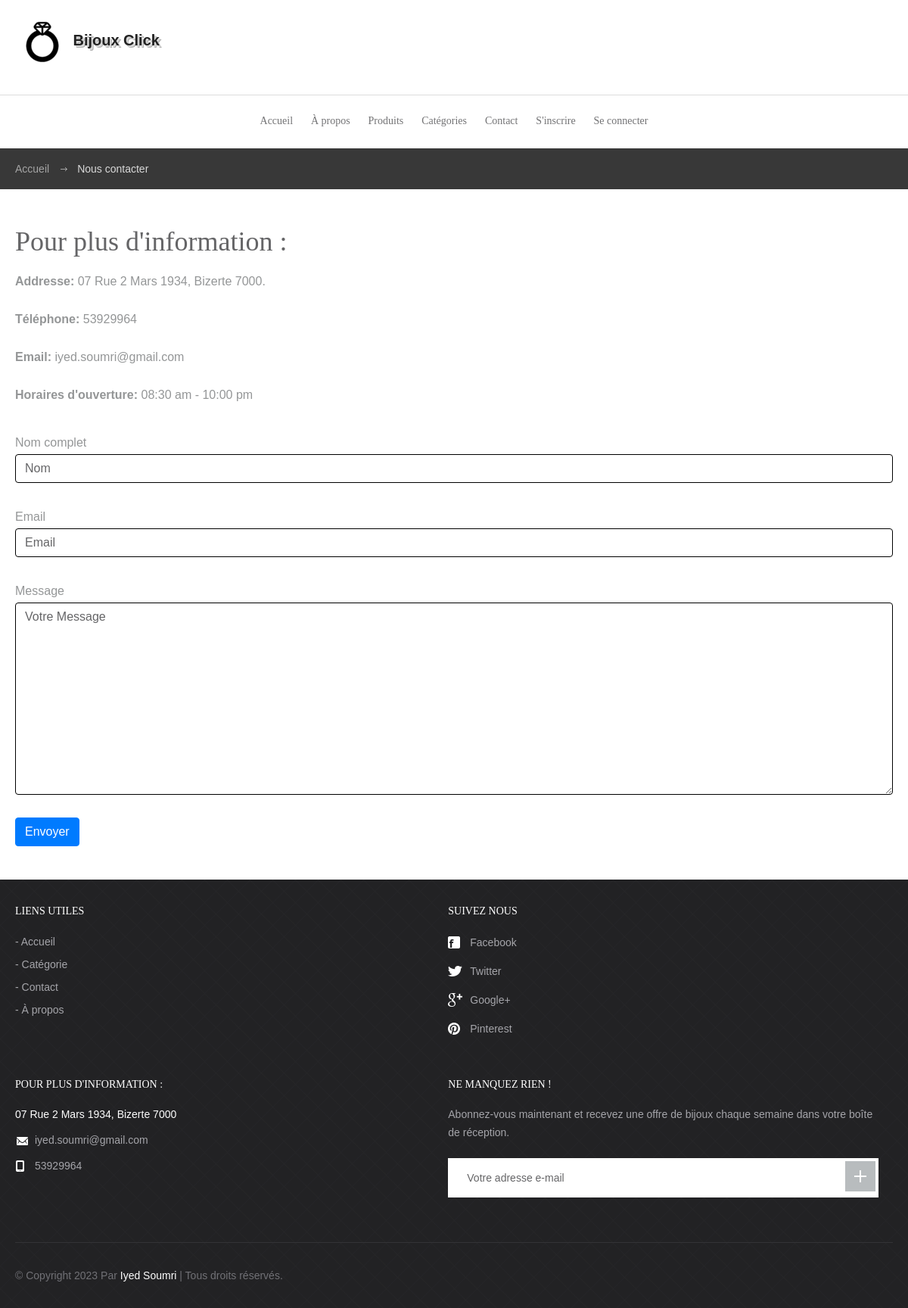
Page /BijouxClick/contact.php on the committed database.
### tables this page shows
CREATE TABLE `tblpage` (
  `ID` int(10) NOT NULL,
  `PageType` varchar(200) DEFAULT NULL,
  `PageTitle` mediumtext DEFAULT NULL,
  `PageDescription` mediumtext DEFAULT NULL,
  `Email` varchar(200) DEFAULT NULL,
  `MobileNumber` bigint(10) DEFAULT NULL,
  `UpdationDate` date DEFAULT NULL,
  `Timing` varchar(200) NOT NULL
);

### BijouxClick/contact.php (the view, shortened to what this page needs)
<?php
include('includes/config.php');
?>
<!DOCTYPE html>
<html lang="fr">
<head>
    <link rel="stylesheet" media="all" href="css/style.css">
</head>
<body>
<?php include_once('includes/header.php'); ?>
<div id="breadcrumbs">
    <div class="container">
        <ul>
            <li><a href="dashboard.php">Accueil</a></li>
            <li>Nous contacter</li>
        </ul>
    </div>
</div>
<div id="body">
    <div class="container">
        <div id="content" class="full">
            <?php
            $ret = mysqli_query($con, "SELECT * FROM tblpage WHERE PageType='contactus'");
            while ($row = mysqli_fetch_array($ret)) {
                ?>
                <h1><?php echo $row['PageTitle']; ?></h1>
                <div class="entry">
                    <p><strong>Addresse: </strong><?php echo $row['PageDescription']; ?>.</p>
                    <p><strong>Téléphone: </strong><?php echo $row['MobileNumber']; ?></p>
                    <p><strong>Email: </strong><?php echo $row['Email']; ?></p>
                    <p><strong>Horaires d'ouverture: </strong><?php echo $row['Timing']; ?></p>
                <?php } ?>
                <div class="cart-table">
                    <form action="#" method="post">
                        <label> Nom complet</label>
                        <input type="text" placeholder="Nom" required="true" name="name" class="form-control">
                        <br>
                        <label> Email</label>
                        <input type="email" placeholder="Email" required="true" name="email" class="form-control">
                        <br>
                        <label> Message</label>
                        <textarea rows="10" placeholder="Votre Message" required="true" name="message" class="form-control"></textarea>
                        <br>
                        <button class="btn btn-primary" type="submit" name="submit">Envoyer</button>
                    </form>
                </div>
            </div>
        </div>
    </div>
</div>
<?php include_once('includes/footer.php'); ?>
</body>
</html>

### BijouxClick/includes/footer.php (shortened to what this page needs)
<footer id="footer">
              <div class="container">
                     <div class="cols">
                            <div class="col">
                                   <h3>Liens utiles</h3>
                                   <ul>
                                          <li><a href="index.php">Accueil</a></li>
                                          <li><a href="category.php">Catégorie</a></li>
                                          <li><a href="contact.php">Contact</a></li>
                                          <li><a href="about.php">À propos</a></li>
                                   </ul>
                            </div>
                            <div class="col media">
                                   <h3>Suivez nous</h3>
                                   <ul class="social">
                                          <li><a href="https://www.facebook.com/IyedSoumriOfficial/"><span class="ico ico-fb"></span>Facebook</a></li>
                                          <li><a href="https://twitter.com/login?lang=fr"><span class="ico ico-tw"></span>Twitter</a></li>
                                          <li><a href="https://accounts.google.com/ServiceLogin?ltmpl=mobNH"><span class="ico ico-gp"></span>Google+</a></li>
                                          <li><a href="https://www.pinterest.fr/"><span class="ico ico-pi"></span>Pinterest</a></li>
                                   </ul>
                            </div>
                            <div class="col contact">
                                   <?php
$ret=mysqli_query($con,"select * from tblpage where PageType='contactus' ");
while ($row=mysqli_fetch_array($ret)) {
?>
                                   <h3><?php  echo $row['PageTitle'];?></h3>
                                   <p style="color: white"><?php  echo $row['PageDescription'];?></p>
                                   <p><span class="ico ico-em"></span><?php  echo $row['Email'];?></p>
                                   <p><span class="ico ico-ph"></span><?php  echo $row['MobileNumber'];?></p><?php } ?>
                            </div>
                            <div class="col newsletter">
                                   <h3>NE MANQUEZ RIEN !</h3>
                                   <p>Abonnez-vous maintenant et recevez une offre de bijoux chaque semaine dans votre boîte de réception.</p>
                                   <form action="#" method="post">
                                         <input type="email" name="email" placeholder="Votre adresse e-mail">
                                          <button type="submit" name="sub"></button>
                                   </form>
                            </div>
                     </div>
                     <p class="copy">&copy; Copyright <?= date('Y'); ?> Par <span style="color:#FFFFFF">Iyed Soumri</span> | Tous droits réservés.</p>
              </div>
       </footer>

### rows in the picture
tblpage: PageTitle "Pour plus d'information :", PageDescription "07 Rue 2 Mars 1934, Bizerte 7000", MobileNumber "53929964", Email "iyed.soumri@gmail.com", Timing "08:30 am - 10:00 pm", PageTitle "POUR PLUS D'INFORMATION :"
